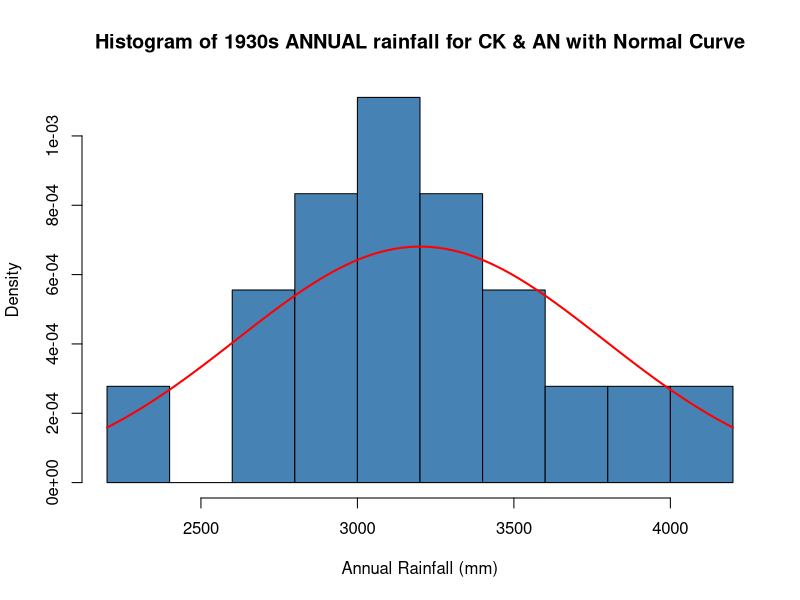

Recreate this plot in R. (Note: this script raises an error after producing the figure.)
#Install and load library readr & tidyverse
library(readr)
library(tidyverse)

# Import the Dataset
rainfall_india <- read_csv("rainfall_india.csv")
View(rainfall_india)

print(colnames(rainfall_india))

# printing first 5 rows
print(head(rainfall_india, 5))

#Creating Decades using the years
rainfall_india$Decade <- (rainfall_india$YEAR %/% 10) * 10

#Removes NA values from dataset
rainfall_india <- na.omit(rainfall_india)

#Rename column from SUBDIVISION to REGION
colnames (rainfall_india)[1] <- "REGION"

#Calculate mean annual rainfall per region per decade
mean_annual_rainfall_per_region_per_decade <- rainfall_india %>% group_by(REGION, Decade) %>% summarize( MeanAnnualRainfall = mean(ANNUAL, na.rm = TRUE), .groups = "drop" )

#Sort table in descending order of mean annual rainfall
sorted_meanAnnualRainfall_table <- mean_annual_rainfall_per_region_per_decade %>%
  arrange(desc(MeanAnnualRainfall))

#View sorted table (to see decades in descending order of mean annual rainfall)
View(sorted_meanAnnualRainfall_table)

#Create a 1930s table (decade with the second highest mean annual rainfall)
decade_1930_table <- mean_annual_rainfall_per_region_per_decade %>%  filter(Decade == 1930)

sorted_decade_1930_table <- decade_1930_table %>% arrange(desc(MeanAnnualRainfall))

view(sorted_decade_1930_table) 

#Obtain the max and min annual rainfall regions for the 1930 decade
decade_1930_table$REGION[which.max(decade_1930_table$MeanAnnualRainfall)]

decade_1930_table$REGION[which.min(decade_1930_table$MeanAnnualRainfall)]

#Filter rainfall dataset to return data for the selected 2 regions (Coastal Karnataka and Andaman & Nicobar Islands) in 1930s
two_regions <- rainfall_india %>%
  filter(REGION %in% c("COASTAL KARNATAKA", "ANDAMAN & NICOBAR ISLANDS"), YEAR >= 1930,
         YEAR <= 1939)

#Extract the annual values for each group (For statistical testing)
coastal_karnataka <- two_regions %>% 
  filter(REGION == "COASTAL KARNATAKA") %>% 
  pull(ANNUAL)

andaman_nicobar_islands <- two_regions %>% 
  filter(REGION == "ANDAMAN & NICOBAR ISLANDS") %>% 
  pull(ANNUAL)

#Perform basic statistical analysis for both regions
ck <- coastal_karnataka
an <- andaman_nicobar_islands

summary(ck)
summary(an)

#Plot histogram of both regions (to determine type of test)
x <- two_regions$ANNUAL
hist(x,
     breaks = 10,
     xlab = "Annual Rainfall (mm)",
     ylab = "Density",
     main = "Histogram of 1930s ANNUAL rainfall for CK & AN with Normal Curve",
     col = "steelblue",
     freq = FALSE) 

#Add normal curve overlay to histogram
curve(dnorm(x, mean = mean(x, na.rm = TRUE), sd = sd(x, na.rm = TRUE)),
      add = TRUE,
      col = "red",
      lwd = 2)
# Histogram for Coastal Karnataka only (1930s)
ck <- coastal_karnataka   # just to make the code shorter

hist(ap,
     breaks = 10,
     main = "Histogram of Annual Rainfall \n - Coastal Karnataka (1930s)",
     xlab = "Annual Rainfall (mm)",
     ylab = "Density",
     col = "orange",
     freq = FALSE,
     xlim = c(3000, 6500)
     )

# Add a normal distribution curve for CK only
curve(dnorm(x, mean = mean(ck , na.rm = TRUE), sd = sd(ap, na.rm = TRUE)),
      add = TRUE,
      col = "red",
      lwd = 2)


hist(west_rajasthan, 
     main = "Histogram of Annual Rainfall \n - West Rajasthan (1930s)",
     breaks = 10, 
     freq = FALSE, 
     col = "steelblue",
     xlab = "Annual Rainfall (mm)",
     ylab = "Density",
     xlim = c(100, 500)
     )

# Add a normal distribution curve for WR only
curve(
  dnorm(x,
        mean = mean(west_rajasthan, na.rm = TRUE),
        sd   = sd(west_rajasthan, na.rm = TRUE)),
  add = TRUE,
  col = "red",
  lwd = 2
)


#Run independent t-test
t.test(ck, an, paired = FALSE)

# Boxplot comparing the two regions 
boxplot(ANNUAL ~ REGION,
        data = two_regions,
        main = "Boxplot of Annual Rainfall (1930s)\nArunachal Pradesh vs West Rajasthan",
        xlab = "Region",
        ylab = "Annual Rainfall (mm)",
        col = c("skyblue", "lightgreen"))

axis(side = 2, at = seq(0, 6000, by = 500))
